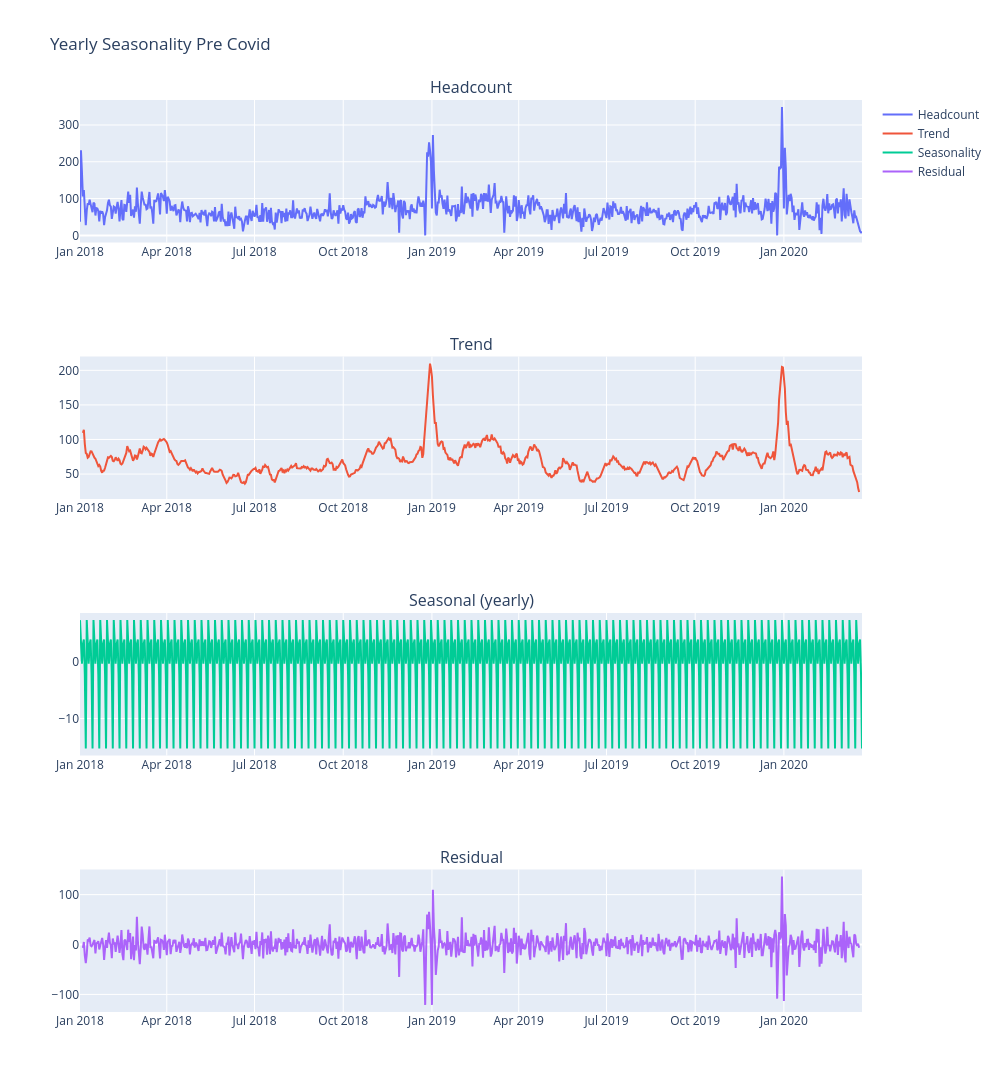

Notebook source saved alongside this figure:
### Code cell
pre_covid_df = df[df["covid_flag"]=="pre_covid"]
result = seasonal_decompose(pre_covid_df["headcount"], model='additive', period=7)

fig = make_subplots(rows=4, cols=1, shared_xaxes=True, 
                     subplot_titles=("Headcount", "Trend", "Seasonal (yearly)", "Residual"))

fig.add_trace(go.Scatter(x=pre_covid_df.index, y=pre_covid_df["headcount"] , name="Headcount"), row=1, col=1)
fig.add_trace(go.Scatter(x=result.trend.index, y=result.trend, name="Trend"), row=2, col=1)
fig.add_trace(go.Scatter(x=result.seasonal.index, y=result.seasonal, name="Seasonality"), row=3, col=1)
fig.add_trace(go.Scatter(x=result.resid.index, y=result.resid, name="Residual"), row=4, col=1)

fig.update_layout(height=1200, width=1000, title_text = "Yearly Seasonality Pre Covid")
fig.update_xaxes(showticklabels=True)
fig.show()

### Figure 1 — Plotly figure (JSON) as saved in the notebook; plotly's stock layout.template omitted (floating-point values rounded to 4 significant figures; data arrays with more than 128 entries replaced by an {"elided": "..."} marker saying what was removed)
{"data": [{"name": "Headcount", "type": "scatter", "x": {"elided": "812 str values"}, "xaxis": "x", "y": {"elided": "812 float values"}, "yaxis": "y"}, {"name": "Trend", "type": "scatter", "x": {"elided": "812 str values"}, "xaxis": "x2", "y": {"elided": "812 float values"}, "yaxis": "y2"}, {"name": "Seasonality", "type": "scatter", "x": {"elided": "812 str values"}, "xaxis": "x3", "y": {"elided": "812 float values"}, "yaxis": "y3"}, {"name": "Residual", "type": "scatter", "x": {"elided": "812 str values"}, "xaxis": "x4", "y": {"elided": "812 float values"}, "yaxis": "y4"}], "layout": {"annotations": [{"font": {"size": 16}, "showarrow": false, "text": "Headcount", "x": 0.5, "xanchor": "center", "xref": "paper", "y": 1, "yanchor": "bottom", "yref": "paper"}, {"font": {"size": 16}, "showarrow": false, "text": "Trend", "x": 0.5, "xanchor": "center", "xref": "paper", "y": 0.7188, "yanchor": "bottom", "yref": "paper"}, {"font": {"size": 16}, "showarrow": false, "text": "Seasonal (yearly)", "x": 0.5, "xanchor": "center", "xref": "paper", "y": 0.4375, "yanchor": "bottom", "yref": "paper"}, {"font": {"size": 16}, "showarrow": false, "text": "Residual", "x": 0.5, "xanchor": "center", "xref": "paper", "y": 0.1562, "yanchor": "bottom", "yref": "paper"}], "height": 1200, "title": {"text": "Yearly Seasonality Pre Covid"}, "width": 1000, "xaxis": {"anchor": "y", "domain": [0, 1], "matches": "x4", "showticklabels": true}, "xaxis2": {"anchor": "y2", "domain": [0, 1], "matches": "x4", "showticklabels": true}, "xaxis3": {"anchor": "y3", "domain": [0, 1], "matches": "x4", "showticklabels": true}, "xaxis4": {"anchor": "y4", "domain": [0, 1], "showticklabels": true}, "yaxis": {"anchor": "x", "domain": [0.8438, 1]}, "yaxis2": {"anchor": "x2", "domain": [0.5625, 0.7188]}, "yaxis3": {"anchor": "x3", "domain": [0.2812, 0.4375]}, "yaxis4": {"anchor": "x4", "domain": [0, 0.1562]}}}
